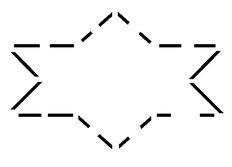
%> input picture inputs/broken_bars.bmp, 232 x 167 px, shrunk from 577 x 416 before the run
$ octave main.m   (GNU Octave 9; MATLAB toolbox functions it lacks are replaced by stand-ins)
%> lines starting %> are read from the running program, lines starting %| are printed output that depends on the picture; in (x1, y1, x2, y2) boxes, pixels count from 0 and x2, y2 are one past the last pixel; in counts of white or black regions, pixels touching at a corner belong together; the program's own positions count from 1
%> further down, img1 is the input picture: size 167x232 uint8; min 0, max 255, mean 245.6
### question_1_a.m
function question_1_a(img)


BW = im2bw(imcomplement(img));
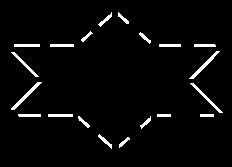
%> BW: size 167x232 logical; 3.6% white; 20 white regions, largest, box (x1, y1, x2, y2) and area: (11, 82, 42, 110) 139, (189, 51, 220, 79) 133, (190, 83, 223, 113) 120
L = bwlabel(BW,8);
%> L: size 167x232 double; 21 distinct labels, from 0 to 20
RGB = label2rgb(L);
figure, imshow(RGB);

end

### question_1_b.m
function question_1_b(img)
se1 = strel('line',21,0);
morphed_img = imerode(img,se1);
se2 = strel('line',21,0);
morphed_img = imerode(morphed_img,se2);
se3 = strel('line',21,0);
morphed_img = imerode(morphed_img,se3);
se4 = strel('line',11,45);
morphed_img = imerode(morphed_img,se4);
se5 = strel('line',11,90);
morphed_img = imerode(morphed_img,se5);
se6 = strel('line',11,135);
morphed_img = imerode(morphed_img,se6);
se7 = strel('disk',3);
morphed_img = imdilate(morphed_img,se7);
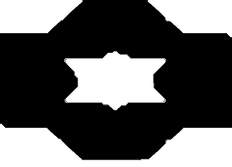
%> morphed_img: size 167x232 uint8; min 0, max 255, mean 94.5
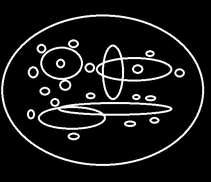
%> input picture inputs/circles.bmp, 211 x 182 px, shrunk from 524 x 453 before the run
%> further down, img1_1 is the input picture: size 182x211x3 uint8; min 0, max 255, mean 23.1

figure,subplot(1,2,1),imshow(img),title('Original');
subplot(1,2,2),imshow(morphed_img), title('Morphed');
end

### question_1_c.m
function [filled_image] = question_1_c(bw_image,max_size)
%> called with max_size = 5
[r, c]=size(bw_image);
%> r = 182; c = 633
se=strel('disk',max_size);
filled_image=imdilate(bw_image,se);
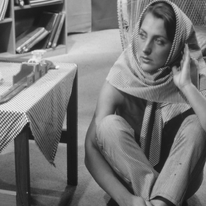
%> input picture inputs/barbara.png, 206 x 206 px, shrunk from 512 x 512 before the run
%> further down, img2 is the input picture: size 206x206 uint8; min 20, max 249, mean 117.4
figure,subplot(1,2,1),imshow(bw_image),title('Original');
subplot(1,2,2),imshow(filled_image), title('Filled');
end

### question_2_b_c_d.m
function question_2_b(img)
[c,s]=wavedec2(img,2,'haar');
%> s = [52 52; 52 52; 103 103; 206 206]
[H1,V1,D1] = detcoef2('all',c,s,1);
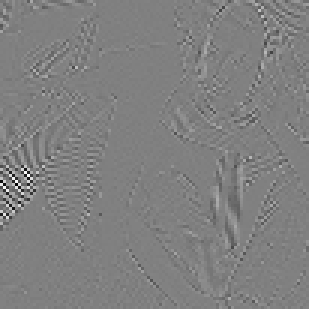
%> D1: size 103x103 double (shown 3 times larger); min -85, max 84, mean 0.1; drawn with min black and max white
A1 = appcoef2(c,s,'haar',1);
V1img = wcodemat(V1,255,'mat',1);
H1img = wcodemat(H1,255,'mat',1);
D1img = wcodemat(D1,255,'mat',1);
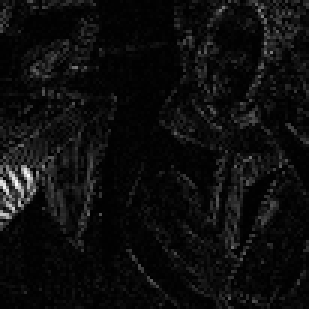
%> D1img: size 103x103 double (shown 3 times larger); min 1, max 255, mean 13.6
A1img = wcodemat(A1,255,'mat',1);

[H2,V2,D2] = detcoef2('all',c,s,2);
A2 = appcoef2(c,s,'haar',2);
V2img = wcodemat(V2,255,'mat',1);
H2img = wcodemat(H2,255,'mat',1);
D2img = wcodemat(D2,255,'mat',1);
A2img = wcodemat(A2,255,'mat',1);
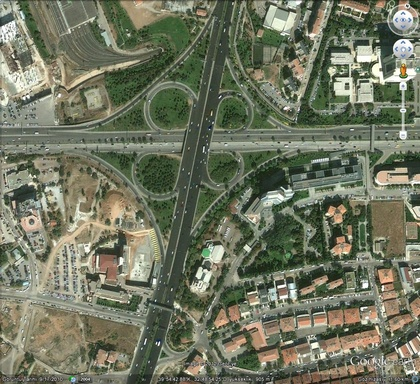
%> input picture inputs/roads.jpg, 420 x 384 px, shrunk from 1044 x 955 before the run
%> further down, img3 is the input picture: size 384x420x3 uint8; mean R, G, B 111.9, 116.8, 95.8
figure;
subplot(2,2,1);
imagesc(A1img);
colormap pink(255);
title('Approximation Coef. of Level 1');

subplot(2,2,2);
imagesc(H1img);
title('Horizontal detail Coef. of Level 1');

subplot(2,2,3);
imagesc(V1img);
title('Vertical detail Coef. of Level 1');

subplot(2,2,4);
imagesc(D1img);
title('Diagonal detail Coef. of Level 1');

figure;
subplot(2,2,1);
imagesc(A2img);
colormap pink(255);
title('Approximation Coef. of Level 2');

subplot(2,2,2)
imagesc(H2img);
title('Horizontal detail Coef. of Level 2');

subplot(2,2,3)
imagesc(V2img);
title('Vertical detail Coef. of Level 2');

subplot(2,2,4)
imagesc(D2img);
title('Diagonal detail Coef. of Level 2');

end

### Ms.m
function [Ims Kms] = Ms(I,bandwidth)
%> called with bandwidth = 0.1

%% Mean Shift Segmentation (option: bandwidth)
I = im2double(I);
X = reshape(I,size(I,1)*size(I,2),3);                                         % Color Features
%% MeanShift
[clustCent,point2cluster,clustMembsCell] = MeanShiftCluster(X',bandwidth);    % MeanShiftCluster
for i = 1:length(clustMembsCell)                                              % Replace Image Colors With Cluster Centers
X(clustMembsCell{i},:) = repmat(clustCent(:,i)',size(clustMembsCell{i},2),1);
end
Ims = reshape(X,size(I,1),size(I,2),3);                                         % Segmented Image
Kms = length(clustMembsCell);

end

### MeanShiftCluster.m
function [clustCent,data2cluster,cluster2dataCell] = MeanShiftCluster(dataPts,bandWidth,plotFlag)
%> called with bandWidth = 0.1
%perform MeanShift Clustering of data using a flat kernel
%
% ---INPUT---
% dataPts           - input data, (numDim x numPts)
% bandWidth         - is bandwidth parameter (scalar)
% plotFlag          - display output if 2 or 3 D    (logical)
% ---OUTPUT---
% clustCent         - is locations of cluster centers (numDim x numClust)
% data2cluster      - for every data point which cluster it belongs to (numPts)
% cluster2dataCell  - for every cluster which points are in it (numClust)
%
% Bryan Feldman 02/24/06
% MeanShift first appears in
% K. Funkunaga and L.D. Hosteler, "The Estimation of the Gradient of a
% Density Function, with Applications in Pattern Recognition"

%*** Check input ****
if nargin < 2
    error('no bandwidth specified')
end

if nargin < 3
    plotFlag = false;
end

%**** Initialize stuff ***
[numDim,numPts] = size(dataPts);
%> numDim = 3; numPts = 161280
numClust        = 0;
bandSq          = bandWidth^2;
initPtInds      = 1:numPts;
maxPos          = max(dataPts,[],2);                          %biggest size in each dimension
%> maxPos = [1; 1; 1]
minPos          = min(dataPts,[],2);                          %smallest size in each dimension
%> minPos = [0.00392; 0.0392; 0]
boundBox        = maxPos-minPos;                        %bounding box size
%> boundBox = [0.996; 0.961; 1]
sizeSpace       = norm(boundBox);                       %indicator of size of data space
%> sizeSpace = 1.71
stopThresh      = 1e-3*bandWidth;                       %when mean has converged
clustCent       = [];                                   %center of clust
beenVisitedFlag = zeros(1,numPts,'uint8');              %track if a points been seen already
numInitPts      = numPts;                               %number of points to posibaly use as initilization points
%> numInitPts = 161280
clusterVotes    = zeros(1,numPts,'uint16');             %used to resolve conflicts on cluster membership


while numInitPts

    tempInd         = ceil( (numInitPts-1e-6)*rand);        %pick a random seed point
    stInd           = initPtInds(tempInd);                  %use this point as start of mean
    myMean          = dataPts(:,stInd);                           % intilize mean to this points location
    myMembers       = [];                                   % points that will get added to this cluster
    thisClusterVotes    = zeros(1,numPts,'uint16');         %used to resolve conflicts on cluster membership

    while 1     %loop untill convergence

        sqDistToAll = sum((repmat(myMean,1,numPts) - dataPts).^2);    %dist squared from mean to all points still active
        inInds      = find(sqDistToAll < bandSq);               %points within bandWidth
        thisClusterVotes(inInds) = thisClusterVotes(inInds)+1;  %add a vote for all the in points belonging to this cluster


        myOldMean   = myMean;                                   %save the old mean
        myMean      = mean(dataPts(:,inInds),2);                %compute the new mean
        myMembers   = [myMembers inInds];                       %add any point within bandWidth to the cluster
        beenVisitedFlag(myMembers) = 1;                         %mark that these points have been visited

        %*** plot stuff ****
        if plotFlag
            figure(12345),clf,hold on
            if numDim == 2
                plot(dataPts(1,:),dataPts(2,:),'.')
                plot(dataPts(1,myMembers),dataPts(2,myMembers),'ys')
                plot(myMean(1),myMean(2),'go')
                plot(myOldMean(1),myOldMean(2),'rd')
                pause(.1)
            end
        end

        %**** if mean doesn't move much stop this cluster ***
        if norm(myMean-myOldMean) < stopThresh

            %check for merge posibilities
            mergeWith = 0;
            for cN = 1:numClust
                distToOther = norm(myMean-clustCent(:,cN));     %distance from posible new clust max to old clust max
                if distToOther < bandWidth/2                    %if its within bandwidth/2 merge new and old
                    mergeWith = cN;
                    break;
                end
            end


            if mergeWith > 0    % something to merge
                clustCent(:,mergeWith)       = 0.5*(myMean+clustCent(:,mergeWith));             %record the max as the mean of the two merged (I know biased twoards new ones)
                %clustMembsCell{mergeWith}    = unique([clustMembsCell{mergeWith} myMembers]);   %record which points inside
                clusterVotes(mergeWith,:)    = clusterVotes(mergeWith,:) + thisClusterVotes;    %add these votes to the merged cluster
            else    %its a new cluster
                numClust                    = numClust+1;                   %increment clusters
                clustCent(:,numClust)       = myMean;                       %record the mean
                %clustMembsCell{numClust}    = myMembers;                    %store my members
                clusterVotes(numClust,:)    = thisClusterVotes;
            end

            break;
        end

    end

    initPtInds      = find(beenVisitedFlag == 0);           %we can initialize with any of the points not yet visited
    numInitPts      = length(initPtInds);                   %number of active points in set

end

[val,data2cluster] = max(clusterVotes,[],1);                %a point belongs to the cluster with the most votes

%*** If they want the cluster2data cell find it for them
if nargout > 2
    cluster2dataCell = cell(numClust,1);
    for cN = 1:numClust
        myMembers = find(data2cluster == cN);
        cluster2dataCell{cN} = myMembers;
    end
end

### question_2_a.m
function [Lo_D,Hi_D,Lo_R,Hi_R]=question_2_a(img)
[Lo_D,Hi_D,Lo_R,Hi_R] = wfilters('haar');
figure;
subplot(2,2,1),stem(Lo_D),title('Decomposition low-pass filter');
subplot(2,2,2),stem(Hi_D),title('Decomposition high-pass filter');
subplot(2,2,3),stem(Lo_R),title('Reconstruction low-pass filter');
subplot(2,2,4),stem(Hi_R),title('Reconstruction high-pass filter');
end

### question_3_a.m
function question_3_a(I,bw)
[Ims, Nms]   = Ms(I,bw);                    % Mean Shift (color)
[Ims2, Nms2] = Ms2(I,bw); % Mean Shift (color + spatial)
figure();
subplot(1,2,1);imshow(Ims);  title(['MeanShift',' : ',num2str(Nms)]);
subplot(1,2,2); imshow(Ims2); title(['MeanShift+Spatial',' : ',num2str(Nms2)]);
end

### main.m
img1=imread('inputs/broken_bars.bmp');
question_1_a(img1);
question_1_b(img1);
img1_1=imread('inputs/circles.bmp');
question_1_c(img1_1,5);
%%
img2=imread('inputs/barbara.png');
question_2_a(img2);
question_2_b_c_d(img2);
%%
img3=imread('inputs/roads.jpg');
%> (the run ends here)
